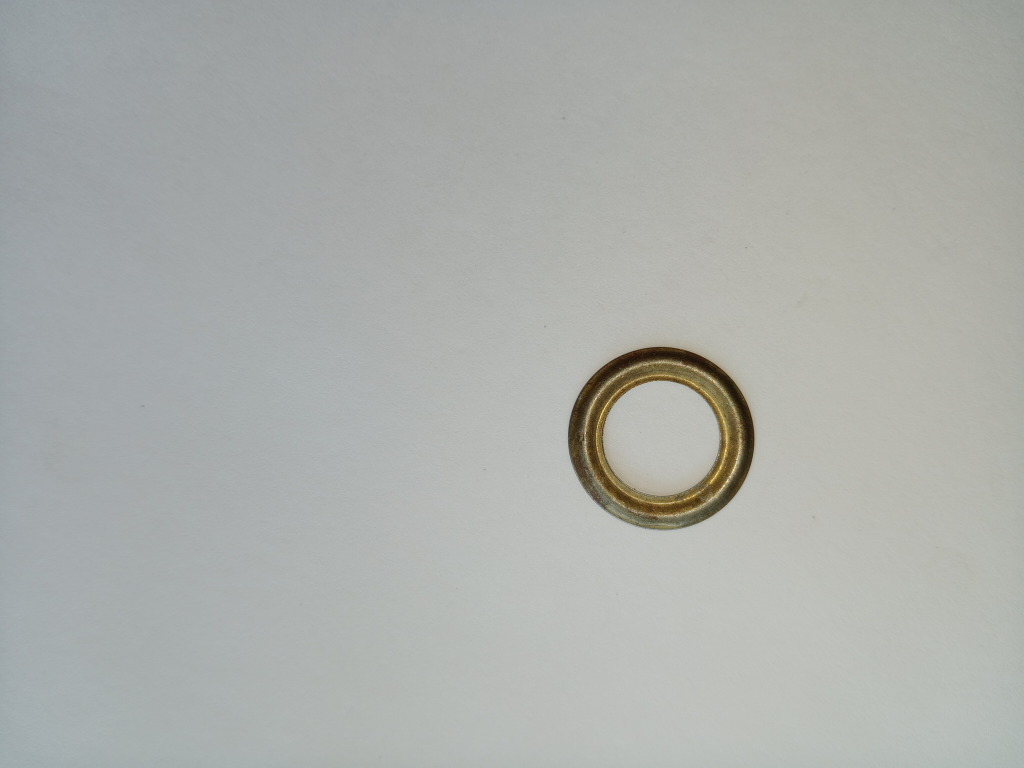
#> input picture src/photos/arandelas/IMG_20250218_192640136.jpg, 4096 x 3072 px (shown at 1/4 size); its folder holds only this picture in this run
$ python -i controller.py   (imports and definitions only)
#> lines starting #> are read from the running program, lines starting #| are printed output that depends on the picture; after the words box and inside, x2 and y2 are one past the last pixel; in counts of white or black regions, pixels touching at a corner belong together
#> further down, picture is the input picture: shape (3072, 4096, 3); mean B, G, R 171.1, 174.5, 171.9
import os
import cv2

class MainController:
    def __init__(self):
        pass

    def procesar(self, imagen): #funcion para procesar la imagen (con filtros)
        imagen = cv2.resize(imagen, None, fx=0.15, fy=0.15)
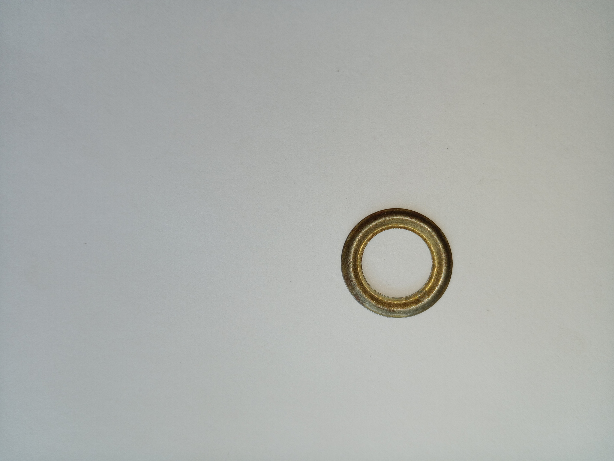
#> imagen: shape (461, 614, 3); mean of channels 0, 1, 2 171, 174.5, 171.8; drawn as B, G, R
        imagen = cv2.GaussianBlur(imagen, (7,7), 0)
        imagen = cv2.cvtColor(imagen, cv2.COLOR_BGR2GRAY)
#> imagen: shape (461, 614)
        imagen = cv2.Canny(imagen,100, 200)
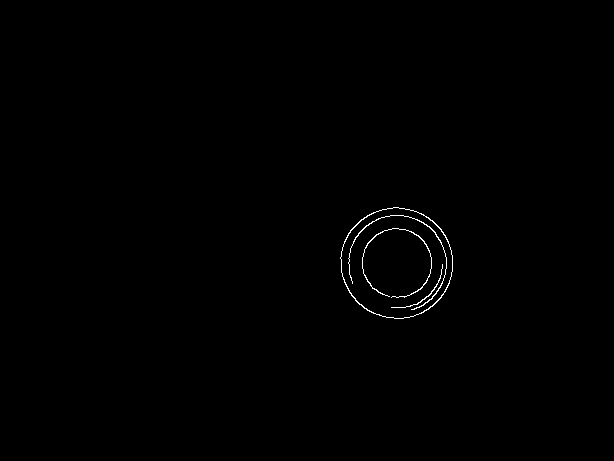
#> imagen: shape (461, 614); 0.36% white in thin lines or dots, all inside (x1, y1, x2, y2) = (340, 207, 453, 319)
        kernel = cv2.getStructuringElement(cv2.MORPH_RECT, (3,3))
        imagen = cv2.dilate(imagen, kernel, iterations=1)
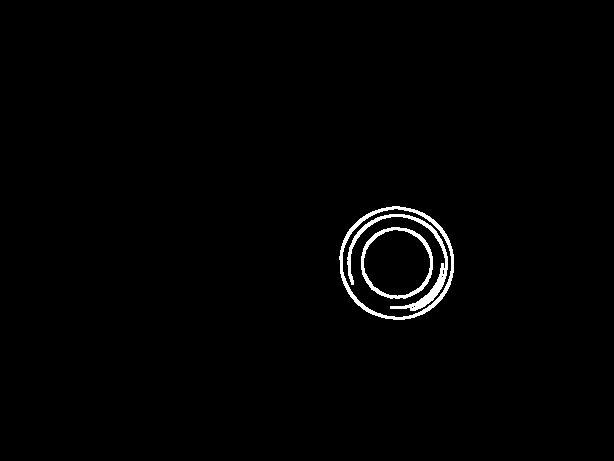
#> imagen: shape (461, 614); 1.2% white; 3 white regions
        contornos, jerarquia = cv2.findContours(imagen, cv2.RETR_EXTERNAL, cv2.CHAIN_APPROX_SIMPLE)
#> contornos = 1 contour; box (x1, y1, x2, y2) and area: (339, 206, 454, 320) 10148; jerarquia = [[-1, -1, -1, -1]]
        cv2.drawContours(imagen, contornos, -1, (255,255,255), -1)
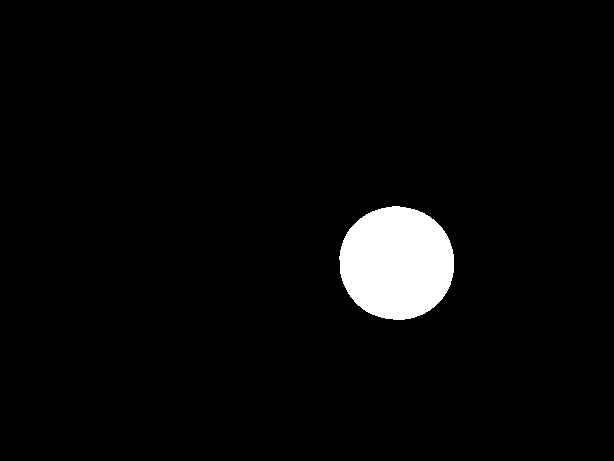
#> imagen: shape (461, 614); 3.6% white; 1 white region, box (x1, y1, x2, y2) and area: (339, 206, 454, 320) 10310
        imagen = cv2.erode(imagen, kernel, iterations=3)
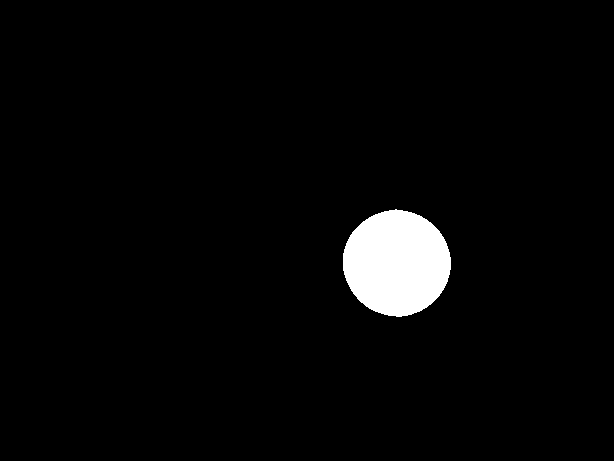
#> imagen: shape (461, 614); 3.2% white; 1 white region, box (x1, y1, x2, y2) and area: (343, 209, 451, 317) 8974
        return imagen

    def obtener_momentos(self):
        momentos_hu = []
        clases = []
        path_images = "../resources/dataset/internet/"
        for carpeta in os.listdir(path_images):
            for imagen in os.listdir(path_images + carpeta):
                img = cv2.imread(path_images + carpeta + '/' + imagen)
                img_proc = self.procesar(img)
                momentos = cv2.moments(img_proc)
                hu_moments = cv2.HuMoments(momentos)
                momentos_hu.append(hu_moments)
                clases.append(carpeta)
        return momentos_hu, clases

>>> import cv2
>>> picture = cv2.imread('photos/arandelas/IMG_20250218_192640136.jpg')
>>> result = MainController().procesar(picture)

$ run again, on src/photos/arandelas/IMG_20250218_192642405.jpg
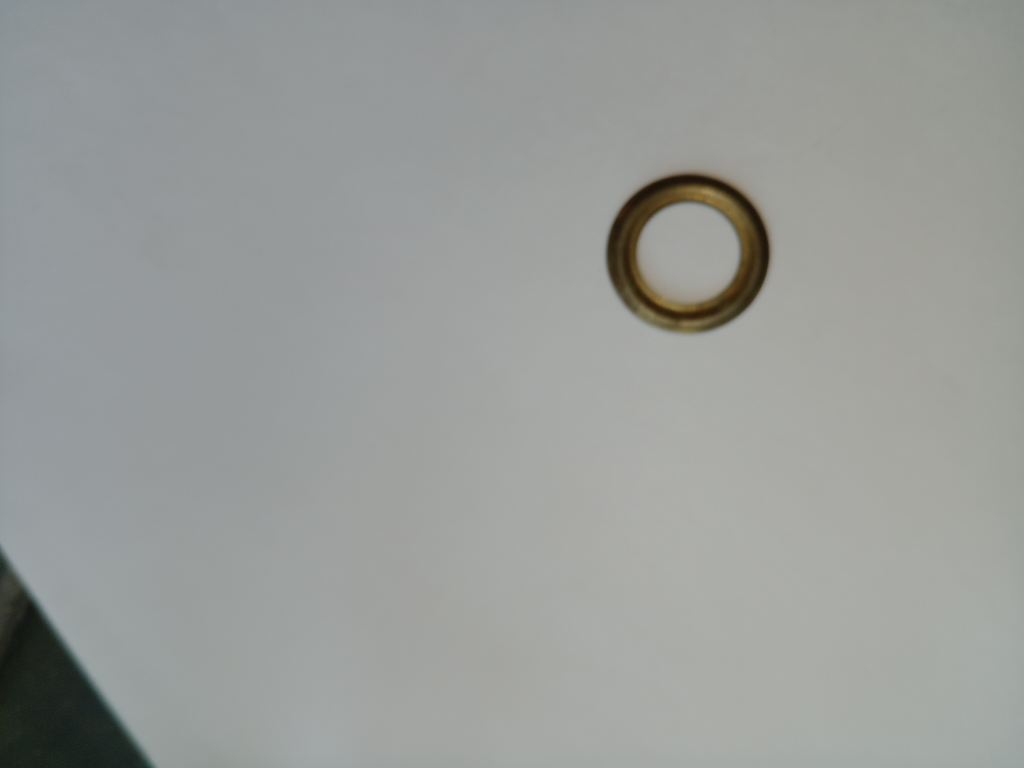
#> input picture src/photos/arandelas/IMG_20250218_192642405.jpg, 4096 x 3072 px (shown at 1/4 size)
#> picture is the input picture: shape (3072, 4096, 3); mean B, G, R 153.7, 156.3, 153.6
#> in procesar, `imagen = cv2.dilate(imagen, kernel, iterations=1)`:
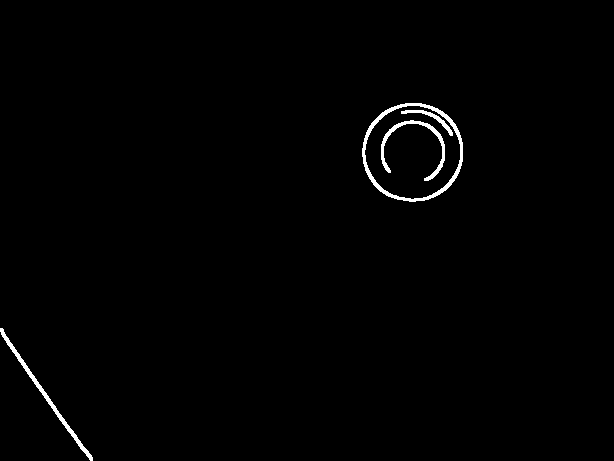
#> imagen: shape (461, 614); 0.91% white; 4 white regions
#> contornos = 2 contours; box (x1, y1, x2, y2) and area: (362, 103, 463, 202) 7796, (0, 328, 93, 461) 526; jerarquia = [[1, -1, -1, -1], [-1, 0, -1, -1]]
#> in procesar, `imagen = cv2.erode(imagen, kernel, iterations=3)`:
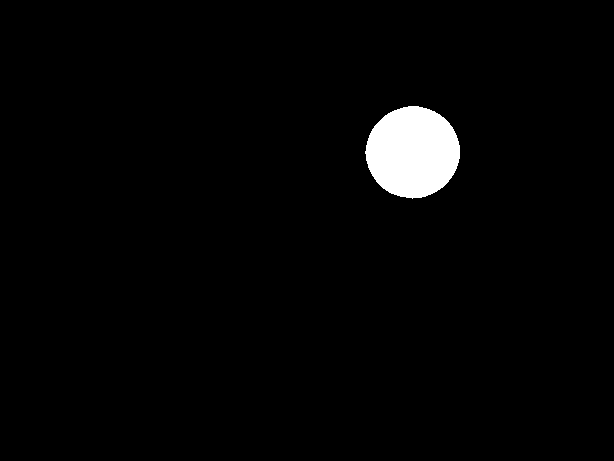
#> imagen: shape (461, 614); 2.4% white; 1 white region, box (x1, y1, x2, y2) and area: (365, 106, 460, 199) 6775
